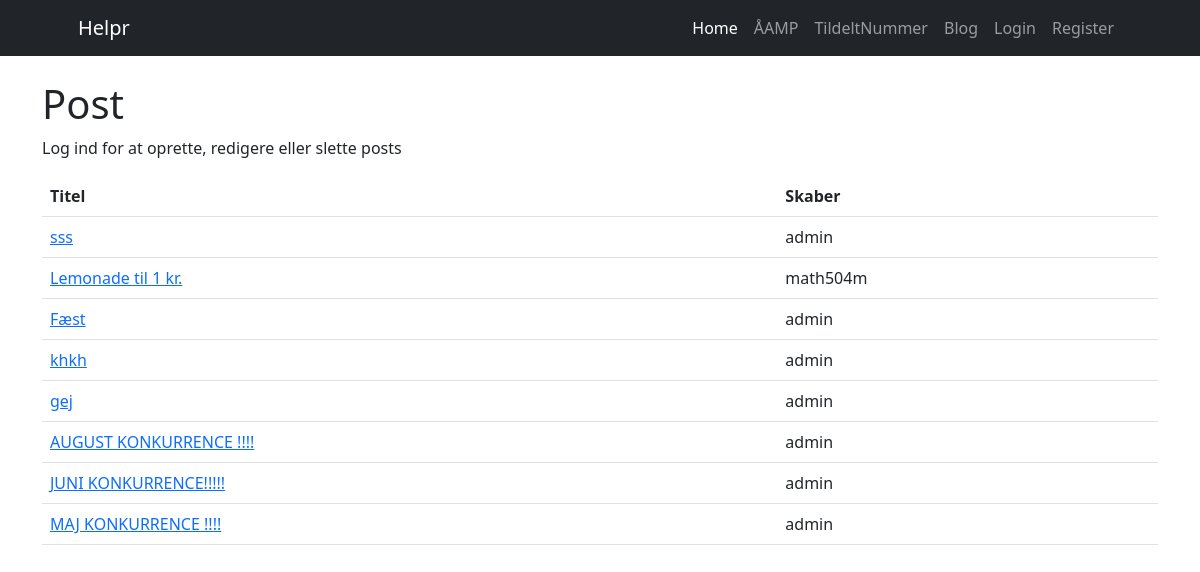
Screenshot of /blog/ with the database file from the repository.
### store/models.py (models this page shows, shortened)
class Post(models.Model):
    title = models.CharField(max_length=255)
    author = models.ForeignKey(User, on_delete=models.CASCADE)
    body = RichTextField(blank=True, null=True)
    post_date = models.DateTimeField(auto_now_add=True)

### store/views.py (the view)
# urls.py: path("blog/", BlogView.as_view(), name="blog"),
class BlogView(ListView):
    model = Post
    template_name = "blog.html"
    ordering = ["-post_date"]

### store/templates/blog.html (shortened to what this page needs)
{% extends 'base.html' %}
{% block content %}
<br/>
<div class="container">
<h1> Post </h1>
{% if user.is_authenticated %}
<a href="{% url 'add_post' %}" class="bi bi-file-plus"></a>
{% else %}
<p>Log ind for at oprette, redigere eller slette posts</p>
{% endif %}
<table class="table">
    <thead>
      <tr>
        <th>Titel</th>
        <th>Skaber</th>
        <th></th>
      </tr>
    </thead>
    <tbody>
      {% for post in object_list %}
      <tr>
        <td><a href="{% url 'article-detail' post.pk %}">{{ post.title }}</a></td>
        <td>{{ post.author }}</td>
        <td>
        </td>
      </tr>
      {% endfor %}
    </tbody>
  </table>
</div>
{% endblock %}

### store/templates/base.html (shortened to what this page needs)
{% load static %}
<!DOCTYPE html>
<html lang="en">
    <head>
        <link href="https://cdn.jsdelivr.net/npm/bootstrap-icons@1.5.0/font/bootstrap-icons.css" rel="stylesheet" />
        <link href="{% static 'css/styles.css' %}" rel="stylesheet" />
    </head>
    <body>
        {% include 'navbar.html' %}
        {% block content %}
        {% endblock %}
    </body>
</html>

### store/templates/navbar.html (shortened to what this page needs)
{% block content %}
       <nav class="navbar navbar-expand-lg navbar-dark bg-dark">
        <div class="container px-5">
            <a class="navbar-brand" href="{% url 'home' %}">Helpr</a>
            <div class="collapse navbar-collapse" id="navbarSupportedContent">
                <ul class="navbar-nav ms-auto mb-2 mb-lg-0">
                    <li class="nav-item"><a class="nav-link active" aria-current="page" href="{% url 'home' %}">Home</a></li>
                    <li class="nav-item"><a class="nav-link" href="{% url 'åamp' %}">ÅAMP</a></li>
                    <li class="nav-item"><a class="nav-link" href="{% url 'tildelt_nummer' %}">TildeltNummer</a></li>
                    <li class="nav-item"><a class="nav-link" href="{% url 'blog' %}">Blog</a></li>
                    {% if user.is_authenticated %}
                    <li class="nav-item"><a class="nav-link" href="{% url 'logout' %}">Logout</a></li>
                    {% else %}
                    <li class="nav-item"><a class="nav-link" href="{% url 'login' %}">Login</a></li>
                    <li class="nav-item"><a class="nav-link" href="{% url 'register' %}">Register</a></li>
                    {% endif %}
                </ul>
            </div>
        </div>
    </nav>
{% endblock %}

### rows the page displays
Post: title "sss", author "admin"
Post: title "Lemonade til 1 kr.", author "math504m"
Post: title "Fæst", author "admin"
Post: title "khkh", author "admin"
Post: title "gej", author "admin"
Post: title "AUGUST KONKURRENCE !!!!", author "admin"
Post: title "JUNI KONKURRENCE!!!!!", author "admin"
Post: title "MAJ KONKURRENCE !!!!", author "admin"
